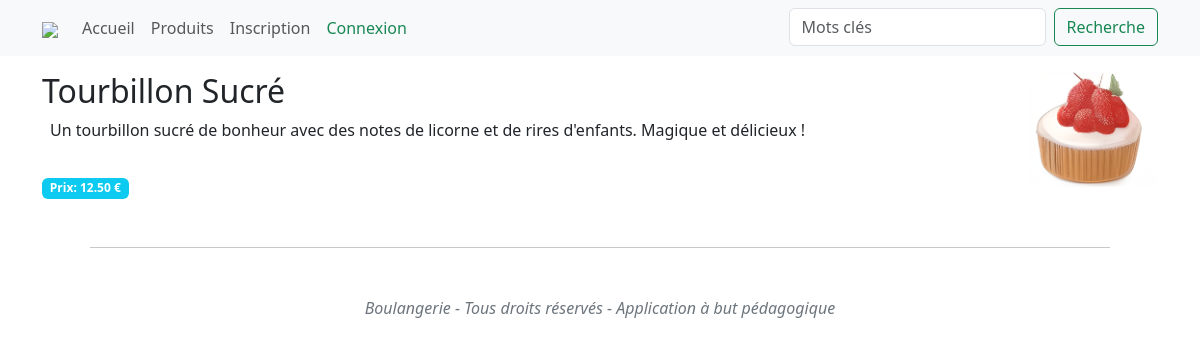
/product.php?id=2, run on the app's committed database.
### tables this page shows
CREATE TABLE `products` (
  `id` int NOT NULL,
  `name` text NOT NULL,
  `description` text NOT NULL,
  `price` decimal(5,2) NOT NULL
);

### includes/db.php (called while the page is built, shortened)
<?php
require_once("includes/config.php");
$pdo = new PDO(
    "mysql:host=$database_host;dbname=$database_name;charset=utf8",
    $database_user,
    $database_password
);
function product_exists($id): bool
{
    global $pdo;
    $sql = "SELECT * FROM products WHERE id = " . $id;
    $stmt = $pdo->query($sql);
    $product = $stmt->fetch(PDO::FETCH_ASSOC);
    return $product !== false;
}
function get_product(int $id): array
{
    global $pdo;
    $sql = "SELECT * FROM products WHERE id = :id";
    $stmt = $pdo->prepare($sql);
    $stmt->execute(['id' => $id]);
    return $stmt->fetch(PDO::FETCH_ASSOC);
}

### product.php (the view, shortened to what this page needs)
<?php require('includes/db.php'); ?>
<?php
$product_exists = product_exists($_GET['id']);
if ($product_exists) {
    $product = get_product($_GET['id']);
}
?>
<?php require('includes/header.php'); ?>
<img src="products/<?php echo $product['id']; ?>.png" width="128" class="float-end" alt="<?php echo $product['name']; ?>" />
<?php if (!$product_exists) { ?>
    <h2>
        Produit non trouvé!
    </h2>
    Désolé, le produit demandé n'existe pas.
<?php } else { ?>
    <h2>
        <?= $product['name']; ?>
    </h2>
    <div class="m-2 text-italic">
        <?= $product['description']; ?>
    </div>
    <br />
    <span class="badge bg-info badge-pill">
        Prix: <?= $product['price']; ?> €
    </span>
<?php } ?>
<?php require('includes/footer.php'); ?>

### data on the page
products: name "Tourbillon Sucré", description "Un tourbillon sucré de bonheur avec des notes de licorne et de rires d'enfants. Magique et délicieux !", price "12.50"

### other printed values
$label "Accueil Produits Inscription Connexion"
